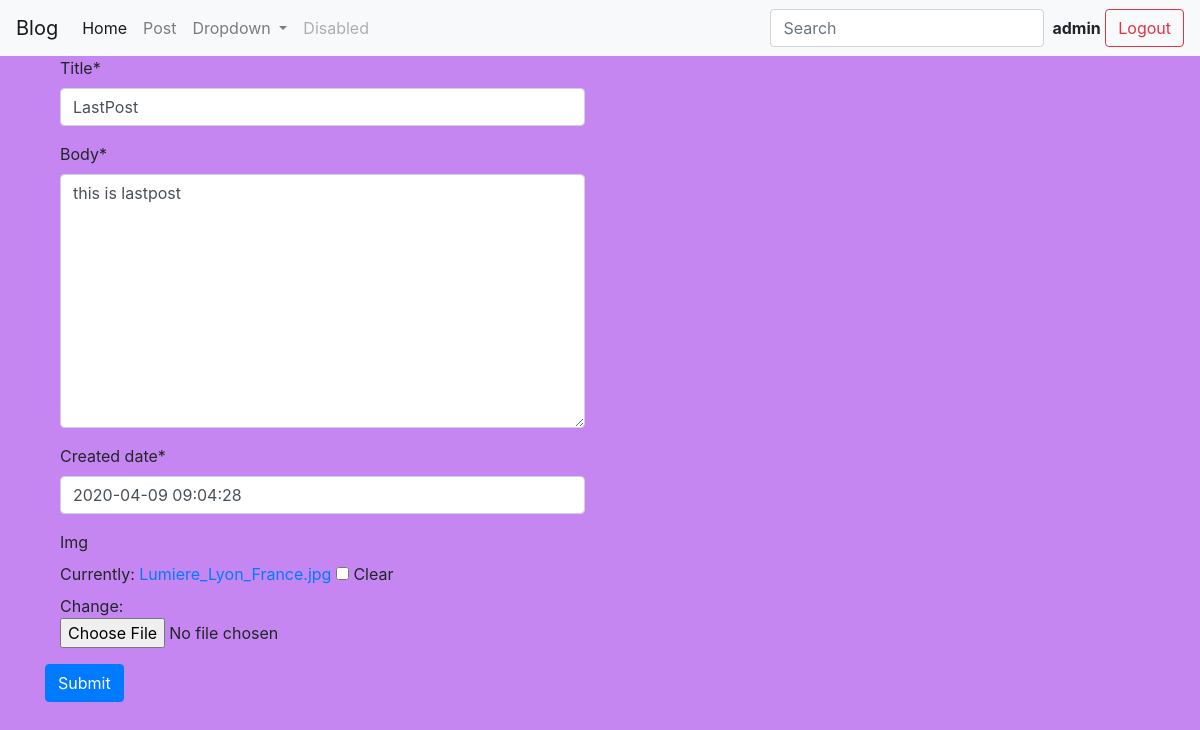
Screenshot of /update/10/ (signed in) with the database file from the repository.
### blog/models.py (models this page shows, shortened)
class Post(models.Model):
	title = models.CharField(max_length = 100)
	body = models.TextField()
	created_date = models.DateTimeField(default = timezone.now)
	author = models.ForeignKey(get_user_model(),on_delete = models.CASCADE,null=True)
	img = models.ImageField(upload_to='',blank = True,null = True)
	likes = models.IntegerField(null = True,default = 0)

### blog/views.py (the view)
# urls.py: path('update/<int:pk>/',PostUpdate.as_view(), name  = 'post-update'),
class PostUpdate(LoginRequiredMixin,UpdateView):
	model = Post
	fields = ['title','body','created_date','img']
	success_url = '/blog/'

### blog/templates/blog/post_form.html
{% extends 'base.html' %}
{% load crispy_forms_tags %}
{% block content %}
	<form method="post"  enctype="multipart/form-data">{%csrf_token%}
		<div class="col-6" >
		{{form|crispy}}
		</div>
	<input class="btn btn-primary" type="submit" name="Save">
	</form>
{% endblock %}

### blog/templates/base.html (shortened to what this page needs)
{% load static %}
{% load crispy_forms_tags %}
<!DOCTYPE html>
<html>
<head>
<link rel="stylesheet" href="https://stackpath.bootstrapcdn.com/bootstrap/4.4.1/css/bootstrap.min.css">
<link rel="stylesheet" type="text/css" href="{%static 'css/style.css' %}">
</head>
<body>
<nav class="navbar navbar-expand-lg navbar-light bg-light sticky-top">
  <a class="navbar-brand" href="#">Blog</a>
  <div class="collapse navbar-collapse" id="navbarSupportedContent">
    <ul class="navbar-nav mr-auto">
      <li class="nav-item active">
        <a class="nav-link" href="{% url 'blog:post-list' %}">Home <span class="sr-only">(current)</span></a>
      </li>
      <li class="nav-item">
        <a class="nav-link" href="{% url 'blog:post-create' %}">Post</a>
      </li>
      <li class="nav-item dropdown">
        <a class="nav-link dropdown-toggle" href="#" id="navbarDropdown" role="button" data-toggle="dropdown" aria-haspopup="true" aria-expanded="false">
          Dropdown
        </a>
      </li>
      <li class="nav-item">
        <a class="nav-link disabled" href="#">Disabled</a>
      </li>
    </ul>
    <form class="form-inline my-2 my-lg-0">
      <input class="form-control mr-sm-2" type="search" placeholder="Search" aria-label="Search">
      {% if user.is_authenticated %}
      <b>{{request.user}}</b>&nbsp;<a class="btn btn-outline-danger my-2 my-sm-0" href="{% url 'auth_logout' %}">Logout</a>
      {% else %}
      <a class="btn btn-outline-success my-2 my-sm-0" href="{% url 'auth_login' %}">Login</a>
      <a class="btn btn-outline-success my-2 my-sm-0" href="{% url 'registration_register' %}">Register</a>
      {% endif %}
    </form>
  </div>
</nav>
<div class="container">
{% block content %}
{% endblock %}
</div>
</body>
</html>

### staticfiles/css/style.css (style rules this page uses)
body { background-color:#C586F1; }

### rows the page displays
Post: title "LastPost", body "this is lastpost", created_date "2020-04-09 09:04:28"

### other values shown
{{ request.user }} "admin"
